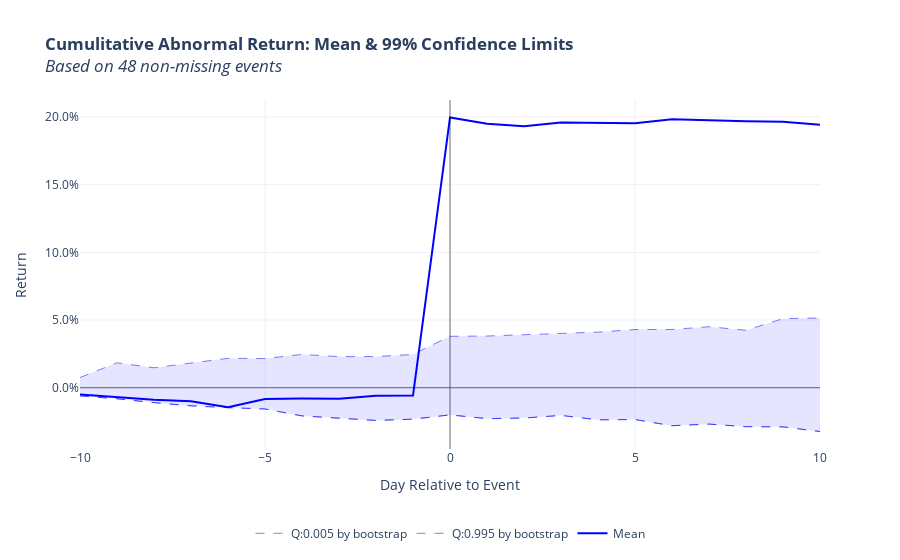

Notebook cell for this chart:
### Code cell
# Provide plotting function with a calculated bootstrap results to plot on the graph
plot_mean_car(results_df, bootstrap_df=bootstrap_results_df, critical_value=0.99)

### Figure 1 — Plotly figure (JSON) as saved in the notebook; plotly's stock layout.template omitted (floating-point values rounded to 4 significant figures)
{"data": [{"line": {"color": "rgb(0, 0, 255)"}, "mode": "lines", "name": "Mean", "showlegend": true, "type": "scatter", "x": [-10, -9, -8, -7, -6, -5, -4, -3, -2, -1, 0, 1, 2, 3, 4, 5, 6, 7, 8, 9, 10], "y": [-0.005119, -0.006913, -0.008918, -0.009972, -0.0145, -0.008355, -0.008015, -0.00825, -0.005908, -0.005857, 0.1997, 0.1951, 0.1931, 0.1959, 0.1959, 0.1955, 0.1983, 0.1974, 0.1968, 0.1965, 0.1944]}, {"line": {"color": "rgba(0, 0, 255, 0.5)", "dash": "dash", "width": 1}, "mode": "lines", "name": "Q:0.995 by bootstrap", "showlegend": true, "type": "scatter", "x": [-10, -9, -8, -7, -6, -5, -4, -3, -2, -1, 0, 1, 2, 3, 4, 5, 6, 7, 8, 9, 10], "y": [0.007492, 0.01838, 0.01471, 0.01813, 0.02169, 0.02153, 0.02458, 0.02296, 0.02301, 0.02454, 0.03796, 0.03817, 0.03912, 0.04042, 0.04107, 0.04298, 0.04299, 0.04505, 0.04241, 0.05103, 0.0515]}, {"fill": "tonextx", "fillcolor": "rgba(0, 0, 255,0.1)", "line": {"color": "rgba(0, 0, 255, 0.5)", "dash": "dash", "width": 1}, "mode": "lines", "name": "ShadedArea", "showlegend": false, "type": "scatter", "x": [-10, -9, -8, -7, -6, -5, -4, -3, -2, -1, 0, 1, 2, 3, 4, 5, 6, 7, 8, 9, 10], "y": [-0.006071, -0.008184, -0.01103, -0.01341, -0.01475, -0.01574, -0.02086, -0.02232, -0.0242, -0.02327, -0.02011, -0.02286, -0.02244, -0.02049, -0.02374, -0.02356, -0.02811, -0.0269, -0.02884, -0.02894, -0.03241]}, {"line": {"color": "rgba(0, 0, 255, 0.5)", "dash": "dash", "width": 1}, "mode": "lines", "name": "Q:0.005 by bootstrap", "showlegend": true, "type": "scatter", "x": [-10, -9, -8, -7, -6, -5, -4, -3, -2, -1, 0, 1, 2, 3, 4, 5, 6, 7, 8, 9, 10], "y": [-0.006071, -0.008184, -0.01103, -0.01341, -0.01475, -0.01574, -0.02086, -0.02232, -0.0242, -0.02327, -0.02011, -0.02286, -0.02244, -0.02049, -0.02374, -0.02356, -0.02811, -0.0269, -0.02884, -0.02894, -0.03241]}], "layout": {"legend": {"orientation": "h", "x": 0.5, "xanchor": "center", "y": -0.2}, "shapes": [{"line": {"color": "rgba(0, 0,0, 0.5)", "width": 1}, "type": "line", "x0": 0, "x1": 0, "xref": "x", "y0": 0, "y1": 1, "yref": "y domain"}, {"line": {"color": "rgba(0, 0,0, 0.5)", "width": 1}, "type": "line", "x0": 0, "x1": 1, "xref": "x domain", "y0": 0, "y1": 0, "yref": "y"}], "title": {"text": "<b>Cumulitative Abnormal Return: Mean & 99% Confidence Limits</b><br><i>Based on 48 non-missing events"}, "xaxis": {"title": {"text": "Day Relative to Event"}}, "yaxis": {"tickformat": ",.1%", "title": {"text": "Return"}}}}
